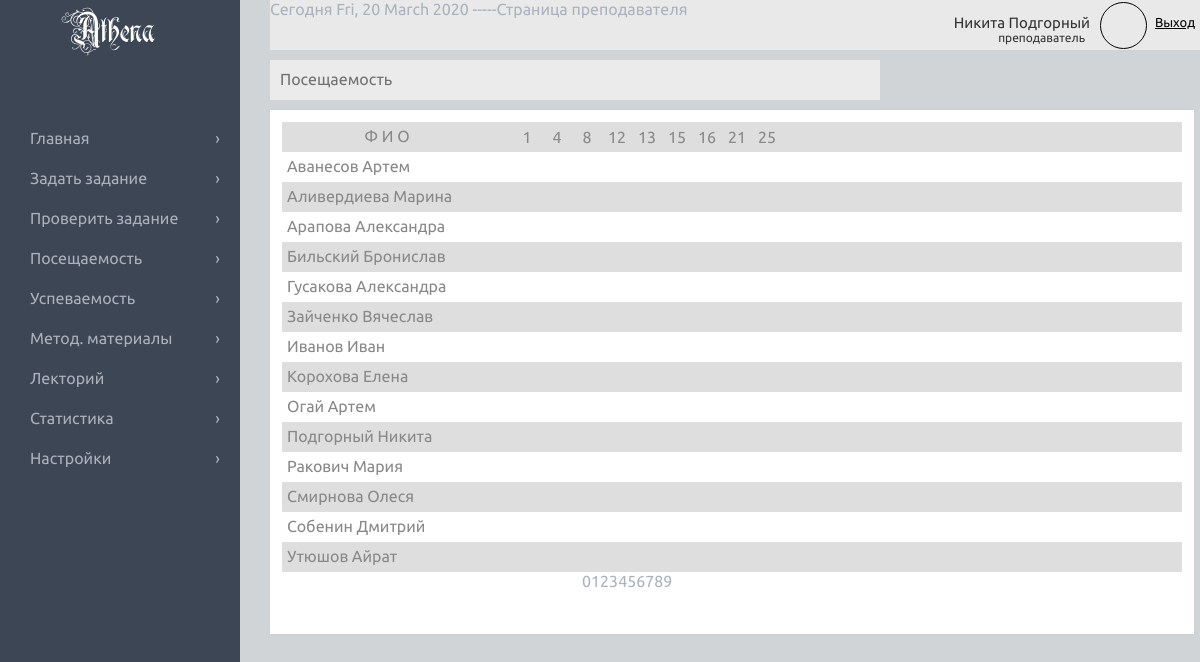
The app's page /teacher/attendance.php (signed in) with its own data.
### tables this page shows
CREATE TABLE IF NOT EXISTS `userlist` (
  `n` int(11) NOT NULL,
  `id` varchar(13) NOT NULL,
  `status` varchar(10) NOT NULL,
  `login` varchar(30) NOT NULL,
  `pass` varchar(20) NOT NULL,
  `first_name` varchar(30) NOT NULL,
  `last_name` varchar(30) NOT NULL,
  `middle_name` varchar(30) NOT NULL,
  `idGR` varchar(13) NOT NULL
);

### teacher/attendance.php (the view, shortened to what this page needs)
<!DOCTYPE html>
<html>
<head>
  <link rel="stylesheet" type="text/css" media="all" href="css/teacher_css_tmp1.css" />
</head>
<body>
  <?php include("../blocks/db_conn.php");?>
<?php include("blocks/SitebarL_Header.php");?>
<div class="hh">Посещаемость</div>
<div class="attendance">
  <div class="line l1">
    <div class="fioH">Ф И О</div>
    <div class="column">1</div>
    <div class="column">4</div>
    <div class="column">8</div>
    <div class="column">12</div>
    <div class="column">13</div>
    <div class="column">15</div>
    <div class="column">16</div>
    <div class="column">21</div>
    <div class="column">25</div>
  </div>
<?php
$group="5843566489b19";
$query = "SELECT * from userlist WHERE (idGR='$group') ORDER BY last_name";
if ($result = $mysqli->query($query)) {
    $data = $result->fetch_assoc();
}
else{echo "error-mysql->query";exit();}
echo "<div class = 'name'>";
$i=0;
do{
  if($i%2==0){
    printf("<div class='line l2'><div class='fio'>%s %s</div>",$data['last_name'],$data['first_name']);
  }
  else{
    printf("<div class='line l1'><div class='fio'>%s %s</div>",$data['last_name'],$data['first_name']);
  }
  echo "</div>";
  $i++;
  }while($data = $result->fetch_assoc());
$i=0;
echo "</div>";
echo "<div class = 'date'>";
do{
    echo "<div class='column' contenteditable=''></div>".$i;
    $i++;
} while($i<10);
echo "</div>";
?>
</div>
</body>
</html>

### teacher/blocks/SitebarL_Header.php (shortened to what this page needs)
<div id="sitebarL"><div id="logo">Athena</div>
    <div id="list">
      <div class="stl"><a href="index.php">Главная <span>&#8250;</a></span></div>
      <div class="stl"><a href="askjob.php">Задать задание <span>&#8250;</a></span></div>
      <div class="stl"><a href="homework.php">Проверить задание <span>&#8250;</a></span></div>
      <div class="stl"><a href="attendance.php">Посещаемость <span>&#8250;</a></span></div>
      <div class="stl"><a href="performance.php">Успеваемость <span>&#8250;</a></span></div>
      <div class="stl"><a href="methodical.php">Метод. материалы <span>&#8250;</a></span></div>
      <div class="stl"><a href="lecture.php">Лекторий <span>&#8250;</a></span></div>
      <div class="stl"><a href="analitics.php">Статистика <span>&#8250;</a></span></div>
      <div class="stl"><a href="tools.php">Настройки <span>&#8250;</a></span></div>
    </div>
</div>
<div id="header">
<?php
$login=$_SESSION['user']['login'];
$query = "SELECT first_name,last_name from userlist WHERE login='$login'";
if ($result = $mysqli->query($query)) {
    $data = $result->fetch_assoc();
}
else{echo "error-mysql->query";exit();}
?>
	<?php echo "Сегодня ".date(" D, j F Y");
		echo " -----Страница преподавателя";
	?>
	<div id="head_accaunt">
		<p>
			<span class="name"><? echo $data['first_name']." ".$data['last_name'];?></span>
			<br>
			<span class="status">преподаватель</span>
		</p>
		<a id="exit" href="../">Выход</a>
		<div id="avatar"></div>
	</div>
</div>

### teacher/css/teacher_css_tmp1.css (style rules this page uses)
html { background-color: #D0D3D8; background-color: #e0e0e0; background-color: #D0D4D7; color:#ABB1BD; min-width: 1065px; }
body { margin: 0 auto; font-family: Ubuntu, 'Arial', cursive; }
p { margin: 0; }
#logo { font-size: 30px; margin: 20px 70px; font-family: Rurintania, 'Arial', cursive; color: white; }
#sitebarL { position: fixed; width:20%; min-width: 210px; height:100%; background-color: #3D4655; }
#sitebarL #list { margin-top: 70px; }
#sitebarL #list .stl { height: 30px; font-size: 16px; padding-left: 30px; padding-top: 10px; }
#sitebarL #list .stl a { color: #ABB1BD; text-decoration: none; }
#sitebarL #list .stl span { float: right; margin-right: 20px; }
#header { height:50px; margin-left: 22.5%; background-color: #E9E9E9; }
#head_accaunt { width: 300px; font-size: 10px; float: right; }
#head_accaunt p { width: 190px; float: left; text-align: right; padding-right: 10px; color:#333; padding-top: 14px; }
#head_accaunt p span.name { font-size: 15px; }
#head_accaunt p span.status { font-size: 12px; padding-right: 5px; }
#head_accaunt #exit { float: right; margin: 15px 5px 0 0; font-size: 13px; color: black; text-decoration: underline; }
#head_accaunt #avatar { width: 45px; height: 45px; border-radius: 45px; border: 1px solid black; margin-left: 200px; margin-top: 2px; }
.hh { width: 50%; height: 30px; background-color: #EBEBEB; color: #707070; font-size: 16px; padding: 10px 0 0 10px; margin-top: 10px; margin-left: 22.5%; }
.attendance { width: 75%; margin-left: 22.5%; background-color: white; padding: 1%; margin-top: 10px; min-height:500px; }
.attendance .line { width: 100%; height: 30px; color: #888; }
.attendance .line.l1 { background-color: #dedede; }
.fioH { text-align: center; }
.fio, .fioH { width:200px; float: left; margin-right: 20px; padding: 5px; }
.column { width: 30px; height: 24px; float: left; padding-top: 6px; text-align: center; }

### records on screen
userlist: first_name "Никита", last_name "Подгорный"
userlist: last_name "Аванесов", first_name "Артем"
userlist: last_name "Аливердиева", first_name "Марина"
userlist: last_name "Арапова", first_name "Александра"
userlist: last_name "Бильский", first_name "Бронислав"
userlist: last_name "Гусакова", first_name "Александра"
userlist: last_name "Зайченко", first_name "Вячеслав"
userlist: last_name "Иванов", first_name "Иван"
userlist: last_name "Корохова", first_name "Елена"
userlist: last_name "Огай", first_name "Артем"
userlist: last_name "Ракович", first_name "Мария"
userlist: last_name "Смирнова", first_name "Олеся"
userlist: last_name "Собенин", first_name "Дмитрий"
userlist: last_name "Утюшов", first_name "Айрат"
